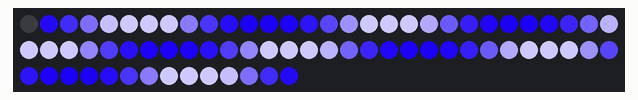
Simulated run of this sketch. Board: Arduino Uno, built with avr-gcc and run on an emulated ATmega328P. Parts: 74 RGB LEDs in strip order, left to right, continuing on the next row.

Above: at 0.16 s.
At 7.8 s:
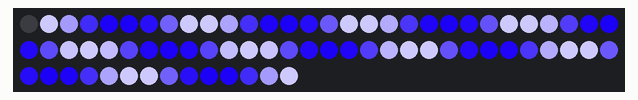
At 11.47 s:
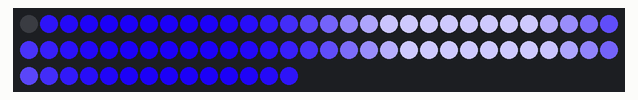
At 16.82 s:
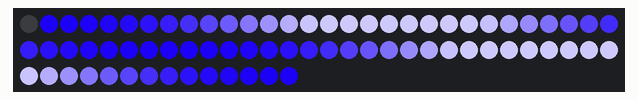
At 25.68 s:
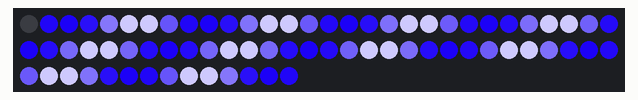
At 33.1 s:
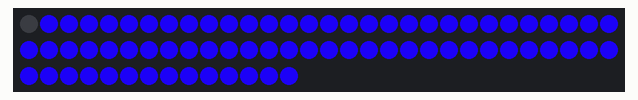

The sketch:

11_Wave_freq_shrink_and_grow_centered.ino
```cpp
#include<FastLED.h>

#define LED_AMOUNT        74
#define DATA_PIN          6
#define GLOBAL_BRIGHTNESS 255

CRGB leds[LED_AMOUNT];

float move = 0;
float freq = 0;

void setup() {
  FastLED.addLeds<NEOPIXEL, DATA_PIN>(leds, LED_AMOUNT);
  FastLED.setBrightness(GLOBAL_BRIGHTNESS);
}

void loop() {

  float shrinkage = sin(freq);
  shrinkage = (shrinkage + 1) / 2;

  int midpoint = LED_AMOUNT / 2;

  for(int i=0; i< midpoint; ++i){
    float saturation = cos(i * shrinkage);
    // float saturation = sin(move - i * shrinkage);
    saturation = (saturation + 1) / 2;
    saturation *= 255;
    saturation = max(saturation, 30);

    leds[midpoint+i] = CHSV(170, saturation, 255);
    leds[midpoint-i] = CHSV(170, saturation, 255);
  }

  FastLED.show();

  move += 0.2;
  freq += 0.003;
}
```
